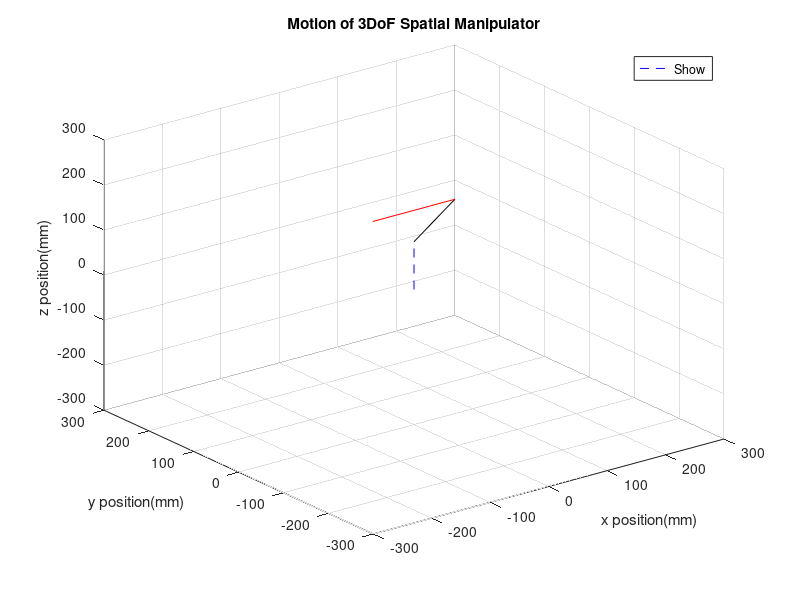

Write MATLAB code to recreate this figure. (Note: this script raises an error after producing the figure.)
q1i=180;
q1f=-180;
q2i=-45;
q2f=135;
q3i=-45;
q3f=-135;
q1 = deg2rad(linspace(q1i,q1f,200));
q2 = deg2rad(linspace(q2i,q2f,200));
q3 = deg2rad(linspace(q3i,q3f,200));
l1 = 106;
l2 = 98.7;
l3 = 140.25;
for i=1:length(q1)
    x1(i)=0;
    y1(i)=0;
    z1(i)=0;
    z2(i)=l1;
    x2(i)=0;
    y2(i)=0;
    x3(i)=l2*cos(q1(i))*cos(q2(i));
    y3(i)=l2*sin(q1(i))*cos(q2(i));
    z3(i)=l2*sin(q2(i))+l1;
    x4(i) =  l3*cos(q2(i)+q3(i))*cos(q1(i)) + l2*cos(q1(i))*cos(q2(i));

    y4(i) = l3*cos(q2(i)+q3(i))*sin(q1(i) ) + l2*sin(q1(i))*cos(q2(i));

    z4(i) = l3*sin(q2(i)+q3(i)) + l2*sin(q2(i)) + l1;

end
d=1; %defines velocity 
j=1:d:length(q1); 
for i=1:length(j)


hold off

%plot([x1(j(i)) x2(j(i))],[y1(j(i)) y2(j(i))],'o',[x2(j(i)) x3(j(i))],[y2(j(i)) y3(j(i))],'--rs',[x3(j(i)) x4(j(i))],[y3(j(i)) y4(j(i))],'k')
plot3([x1(j(i)) x2(j(i))],[y1(j(i)) y2(j(i))],[z1(j(i)) z2(j(i))],'--b',[x2(j(i)) x3(j(i))],[y2(j(i)) y3(j(i))],[z2(j(i)) z3(j(i))],'-k',[x3(j(i)) x4(j(i))],[y3(j(i)) y4(j(i))],[z3(j(i)) z4(j(i))],'-r')
title('Motion of 3DoF Spatial Manipulator')

axis([-300 300 -300 300 -300 300]); % last -300 300 will be added when 2D plot is desired
xlabel('x position(mm)')
ylabel('y position(mm)')
zlabel('z position(mm)')
legend('Show')
grid

MM(i)=getframe(gcf);
end

drawnow;

v = VideoWriter('Robotic Movie.mp4','MPEG-4');
open(v)
writeVideo(v,MM)
close(v)

